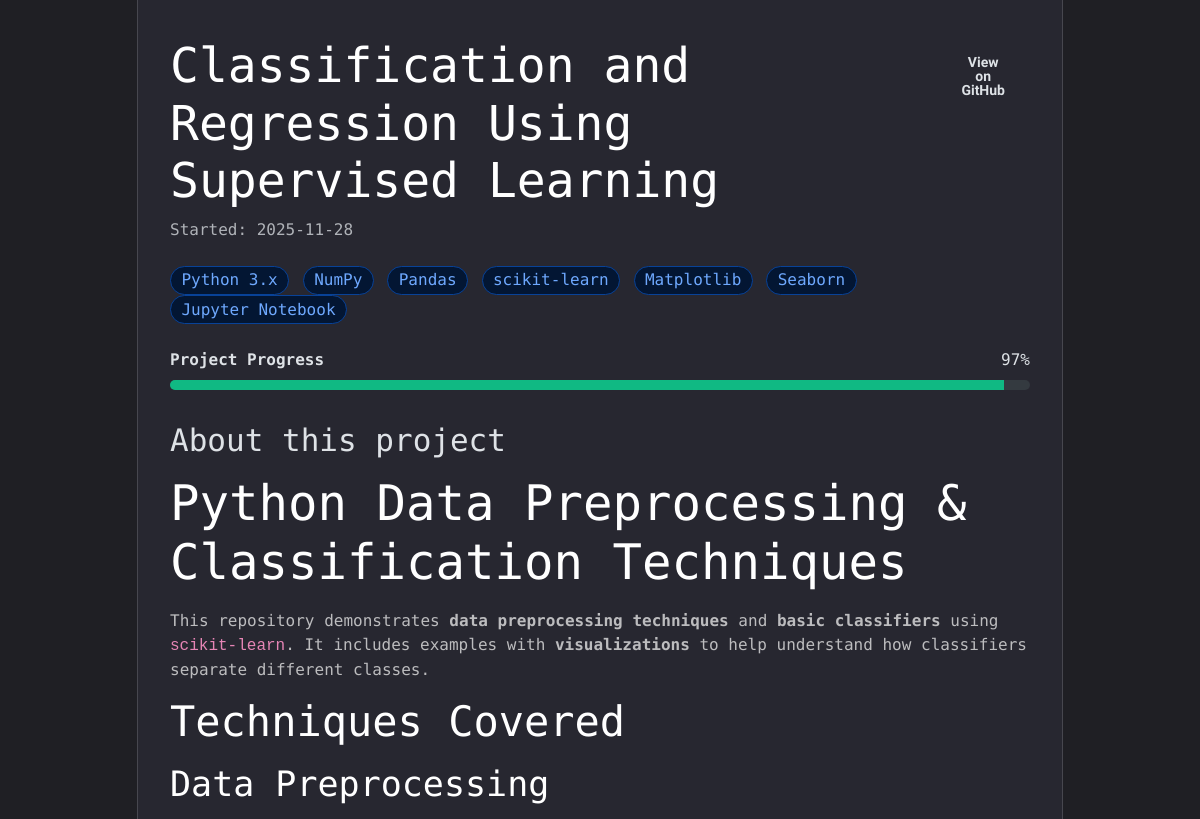
The app's page /ai-2 (middle part), older data.
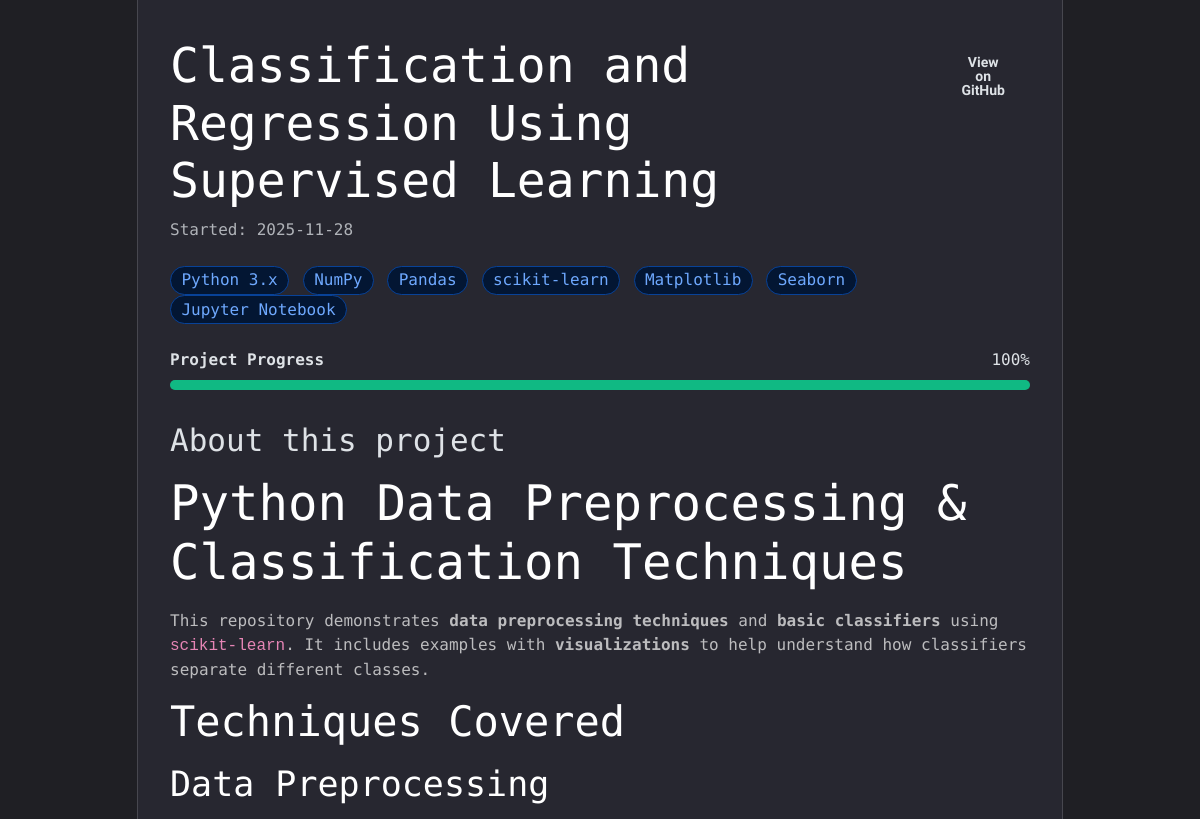
The same page, newer data.
### tables this page shows
CREATE TABLE ai_projects (
            id INTEGER PRIMARY KEY AUTOINCREMENT,
            title TEXT NOT NULL,
            github_url TEXT,
            description TEXT,
            image_url TEXT,
            progress INTEGER DEFAULT 0,
            created_at TEXT NOT NULL
        , detail_description TEXT, technologies TEXT);

### app.py (the view)
@app.route('/ai-<int:project_id>')
def ai_project_detail(project_id):
    conn = get_db_connection()
    project = conn.execute('SELECT * FROM ai_projects WHERE id = ?', (project_id,)).fetchone()
    conn.close()
    if not project:
        return render_template('404.html'), 404
    return render_template('ai_project.html', project=project)

### app.py (called while the page is built)
def get_db_connection():
    conn = sqlite3.connect(DB_PATH)
    conn.row_factory = sqlite3.Row
    return conn

def get_recent_posts(limit=3):
    conn = get_db_connection()
    rows = conn.execute('SELECT * FROM blog_posts ORDER BY created_at DESC LIMIT ?', (limit,)).fetchall()
    conn.close()
    return rows

@app.context_processor
def inject_recent_posts():
    try:
        posts = get_recent_posts(3)
    except Exception:
        posts = []
    return dict(recent_posts=posts)

### templates/ai_project.html (shortened to what this page needs)
<!doctype html>
<html lang="en" data-bs-theme="dark">
<head>
    <link rel="stylesheet" href="{{ url_for('static', filename='assets/css/vendors/bootstrap.min.css') }}" />
    <link rel="stylesheet" href="{{ url_for('static', filename='assets/css/vendors/swiper-bundle.min.css') }}" />
    <link rel="stylesheet" href="{{ url_for('static', filename='assets/css/vendors/aos.css') }}" />
    <link rel="stylesheet" href="{{ url_for('static', filename='assets/css/vendors/odometer.css') }}" />
    <link rel="stylesheet" href="{{ url_for('static', filename='assets/css/vendors/carouselTicker.css') }}" />
    <link rel="stylesheet" href="{{ url_for('static', filename='assets/css/vendors/magnific-popup.css') }}" />
    <link rel="stylesheet" href="{{ url_for('static', filename='assets/fonts/remixicon/remixicon.css') }}" />
    <link rel="stylesheet" href="{{ url_for('static', filename='assets/fonts/satoshi/satoshi.css') }}" />
    <link rel="stylesheet" href="{{ url_for('static', filename='assets/css/main.css') }}" />
    <link href="https://cdn.jsdelivr.net/npm/remixicon@3.5.0/fonts/remixicon.css" rel="stylesheet">
</head>
<body class="home-page-2">
    <main>
        <section class="section-hero-2 position-relative pt-130 pb-3">
            <div class="container">
                <div class="row justify-content-center">
                    <div class="col-lg-10">
                        <div class="card bg-3 border-1 rounded-3 overflow-hidden">
                            {% if project.image_url %}
                            {% set images = project.image_url.split(',') %}
                            {% if images|length > 1 %}
                            <div class="swiper slider-two pb-4">
                                <div class="swiper-wrapper">
                                    {% for image in images %}
                                    <div class="swiper-slide">
                                        <div class="position-relative" style="height: 400px; overflow: hidden;">
                                            <img src="{{ image.strip() }}" alt="{{ project.title }}"
                                                class="w-100 h-100 object-fit-cover">
                                        </div>
                                    </div>
                                    {% endfor %}
                                </div>
                                <div class="swiper-pagination"></div>
                                <div class="swiper-button-next"></div>
                                <div class="swiper-button-prev"></div>
                            </div>
                            {% else %}
                            <div class="position-relative" style="height: 400px; overflow: hidden;">
                            </div>
                            {% endif %}
                            {% endif %}
                            <div class="card-body p-4 p-md-5">
                                <div class="d-flex justify-content-between align-items-start mb-4">
                                    <div>
                                        <h1 class="display-5 mb-2">{{ project.title }}</h1>
                                        <p class="text-muted mb-0">Started: {{ project.created_at[:10] }}</p>
                                    </div>
                                    {% if project.github_url %}
                                    <a href="{{ project.github_url }}" target="_blank" class="btn btn-outline-light">
                                        <i class="ri-github-fill"></i> View on GitHub
                                    </a>
                                    {% endif %}
                                </div>
                                {% if project.technologies %}
                                <div class="mb-4">
                                    {% for tech in project.technologies.split(',') %}
                                    <span
                                        class="badge bg-primary-subtle text-primary-emphasis border border-primary-subtle rounded-pill fs-6 me-1">
                                        {{ tech.strip() }}
                                    </span>
                                    {% endfor %}
                                </div>
                                {% endif %}
                                {% if project.progress %}
                                <div class="mb-5">
                                    <div class="d-flex justify-content-between mb-2">
                                        <span class="fw-bold">Project Progress</span>
                                        <span>{{ project.progress }}%</span>
                                    </div>
                                    <div class="progress" style="height: 10px;">
                                        <div class="progress-bar bg-success" role="progressbar"
                                            style="width: {{ project.progress }}%"
                                            aria-valuenow="{{ project.progress }}" aria-valuemin="0"
                                            aria-valuemax="100"></div>
                                    </div>
                                </div>
                                {% endif %}
                                <div class="project-description">
                                    <h3 class="h4 mb-3">About this project</h3>
                                    <div class="lead">
                                        {% if project.detail_description %}
                                        {{ project.detail_description | safe }}
                                        {% else %}
                                        {{ project.description }}
                                        {% endif %}
                                    </div>
                                </div>
                            </div>
                        </div>
                    </div>
                </div>
            </div>
        </section>
    </main>
</body>
</html>

Row changes from the older to the newer data that the page shows:
changed ai_projects "Classification and Regression Using Supervised Learning": progress "97" → "100"
